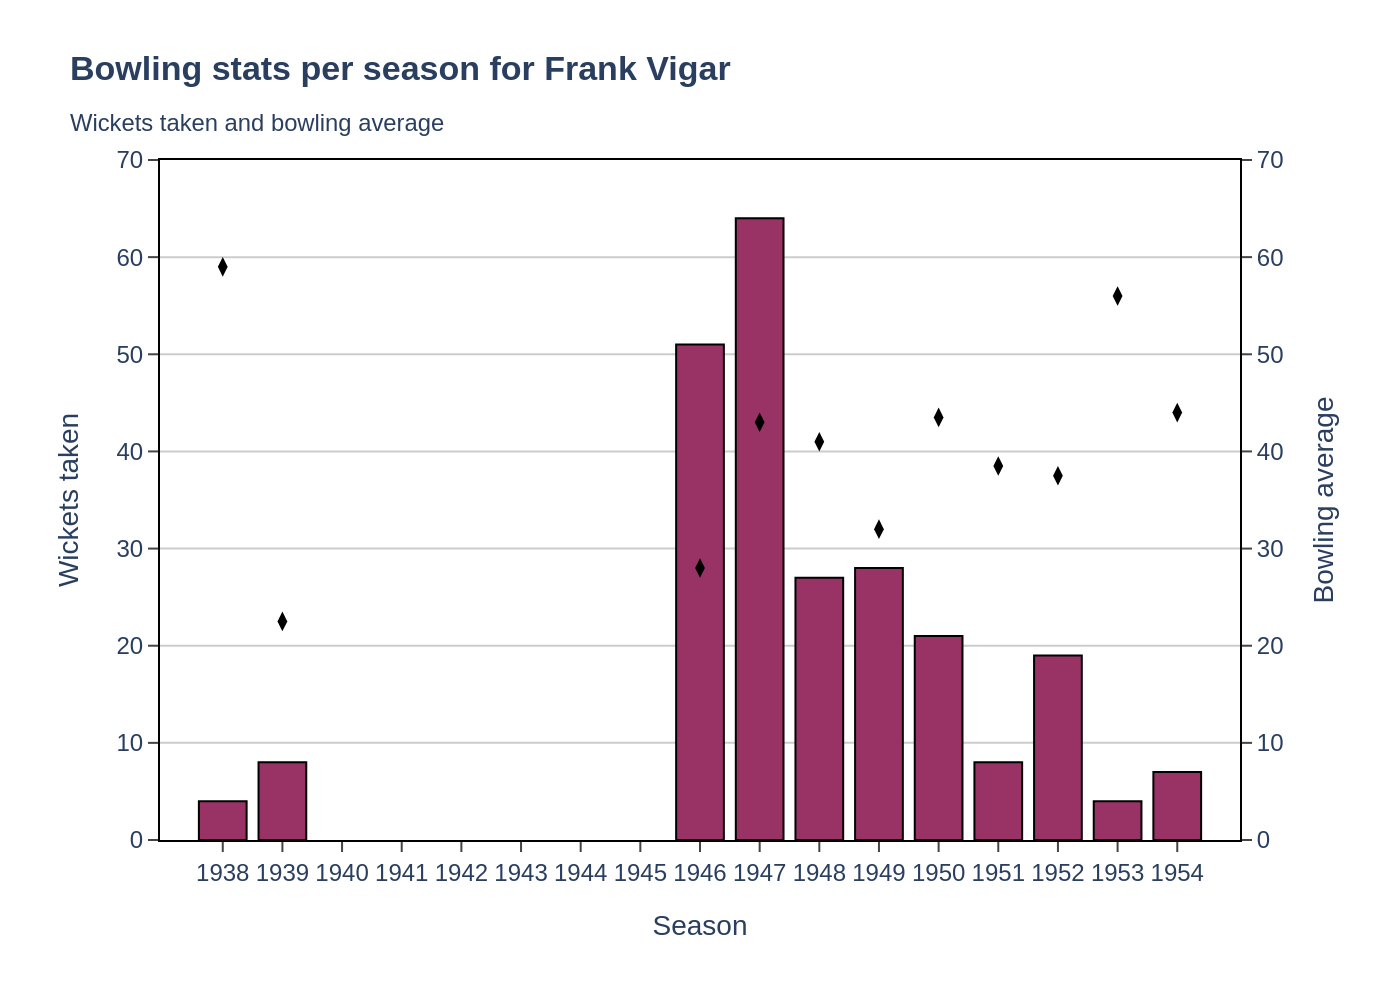

Here is the Python script that generated this plot:
import sys
import json
import pathlib
import plotly.graph_objects as go

# Check for command-line argument
if len(sys.argv) != 2:
    print("Usage: python create_chart.py <path_to_json_file>")
    sys.exit(1)

# Get file path from argument
json_path = pathlib.Path(sys.argv[1])
if not json_path.is_file():
    print(f"Error: File not found at {json_path}")
    sys.exit(1)

# Load data from JSON file
with open(json_path, 'r', encoding='utf-8') as f:
    chart_spec = json.load(f)

# Extract data for plotting
chart_data = chart_spec['chart_data']
texts = chart_spec['texts']
colors = chart_spec['colors']

# Create figure
fig = go.Figure()

# Add traces based on series data
categories = chart_data['categories']
for i, series in enumerate(chart_data['series']):
    if series['type'] == 'bar':
        fig.add_trace(go.Bar(
            x=categories,
            y=series['y'],
            name=series['name'],
            yaxis=series.get('yaxis', 'y1'),
            marker_color=colors[i],
            marker_line=dict(color='black', width=1)
        ))
    elif series['type'] == 'scatter':
        fig.add_trace(go.Scatter(
            x=categories,
            y=series['y'],
            name=series['name'],
            mode='markers',
            yaxis=series.get('yaxis', 'y2'),
            marker=dict(
                color=colors[i],
                symbol='diamond-tall',
                size=7
            )
        ))

# Build title and source strings
title_text = texts.get('title')
subtitle_text = texts.get('subtitle')
full_title = ""
if title_text:
    full_title += f"<b>{title_text}</b>"
if subtitle_text:
    full_title += f"<br><sub>{subtitle_text}</sub>"

source_text = texts.get('source')
note_text = texts.get('note')
source_note_text = ""
if source_text:
    source_note_text += f"Source: {source_text}"
if note_text:
    source_note_text += f"<br>{note_text}"

# Update layout
fig.update_layout(
    font=dict(family="Arial"),
    title=dict(text=full_title, x=0.05, xanchor='left'),
    plot_bgcolor='white',
    paper_bgcolor='white',
    showlegend=False,
    xaxis=dict(
        title=texts.get('x_axis_title'),
        type='category',
        showline=True,
        linewidth=1,
        linecolor='black',
        mirror=True,
        ticks='outside'
    ),
    yaxis=dict(
        title=texts.get('y_axis_title'),
        range=[0, 70],
        showline=True,
        linewidth=1,
        linecolor='black',
        mirror=True,
        ticks='outside',
        gridcolor='#CCCCCC' # Faint gridlines as in original
    ),
    yaxis2=dict(
        title=texts.get('y2_axis_title'),
        overlaying='y',
        side='right',
        range=[0, 70],
        showline=True,
        linewidth=1,
        linecolor='black',
        mirror=True,
        ticks='outside',
        showgrid=False
    ),
    margin=dict(l=80, r=80, t=80, b=80),
    annotations=[
        dict(
            xref='paper',
            yref='paper',
            x=0,
            y=-0.2, # Adjust this value to position the source/note text
            xanchor='left',
            yanchor='top',
            text=source_note_text,
            showarrow=False,
            align='left'
        )
    ]
)

# Generate output image file
output_filename = json_path.stem + ".png"
fig.write_image(output_filename, scale=2)

print(f"Chart saved to {output_filename}")
